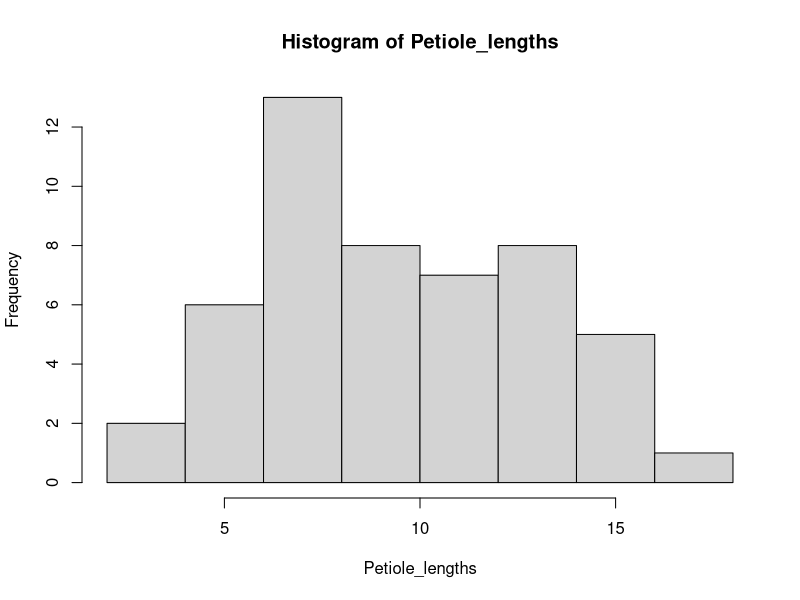

Reproduce this figure in R.
## ---- chunk 1
rm(list = ls())
library(dplyr)
library(here)
## ---- chunk 2
Leaves <- read.csv(here("Data", "Class_leaf_measurements.csv"))
## ---- chunk 3
str(Leaves) #can see that there are some messy column names
## ---- chunk 4
names(Leaves) #I want to change "DBH..cm", "Leaf..", and "Petiole.length" so they don't have any special characters 

names(Leaves) <- c("Tree_num", "Species", "Leaf_num", "DBH_cm", "Petiole_length", "Total_length_cm", "Middle_lobe_length_cm", "Middle_lobe_width_cm", "Person")

names(Leaves) #that looks better! 
## ---- chunk 5
Leaves$Species <- as.factor(Leaves$Species)  #convert character column to factor
class(Leaves$Species) #check class, it's a factor now!
## ---- chunk 6
levels(Leaves$Species) #there are 9! Uh oh, must be spelling/formatting errors
## ---- chunk 7
fix <- which(Leaves$Species == "Norway mapel" | Leaves$Species == "Norway Maple") #tell R that "Norway mapel" and "Norway Maple" are wrong

Leaves$Species[fix]<- "Norway maple" #assign the wrong versions to "Norway maple"
unique(Leaves$Species) #can see that they are now labeled as "Norway maple" (even though there are still 9 levels showing...) 
## ---- chunk 8
bad <- which(Leaves$Species == "Sugar maple" | Leaves$Species == "Sugar Maple") #tell R that "Sugar maple" and "Sugar Maple" are wrong

Leaves$Species[bad]<- "sugar maple" #assign the wrong versions to "sugar maple"
unique(Leaves$Species) #can see that they are now labeled as "sugar maple" 
## ---- chunk 9
no <- which(Leaves$Species == "Red maple" | Leaves$Species == "Red Maple") #tell R that "Red maple" and "Red Maple" are wrong

Leaves$Species[no]<- "red maple" #assign the wrong versions to "red maple"
unique(Leaves$Species) #can see that they are now labeled as "red maple" 
## ---- chunk 10
Sugar <- Leaves %>%
  filter(Species == "sugar maple")
## ---- chunk 11
Sugar <- select(Sugar, -c(Person, Leaf_num, Tree_num))
## ---- chunk 12
Petiole_lengths <- Sugar$Petiole_length
hist(Petiole_lengths)
